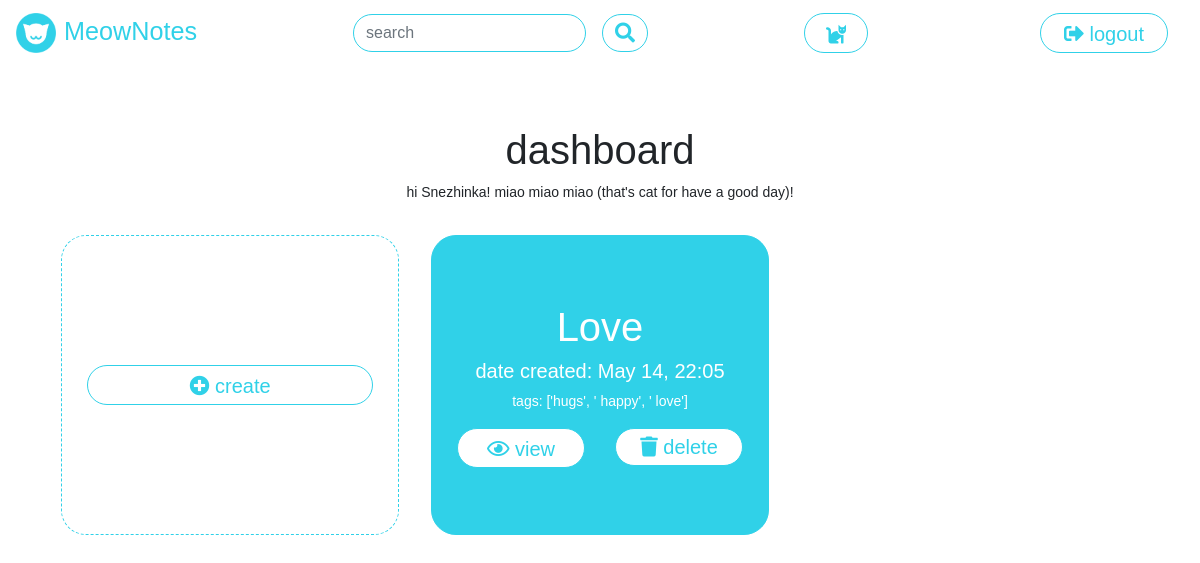
The page /dashboard (signed in) on the database as committed earlier.
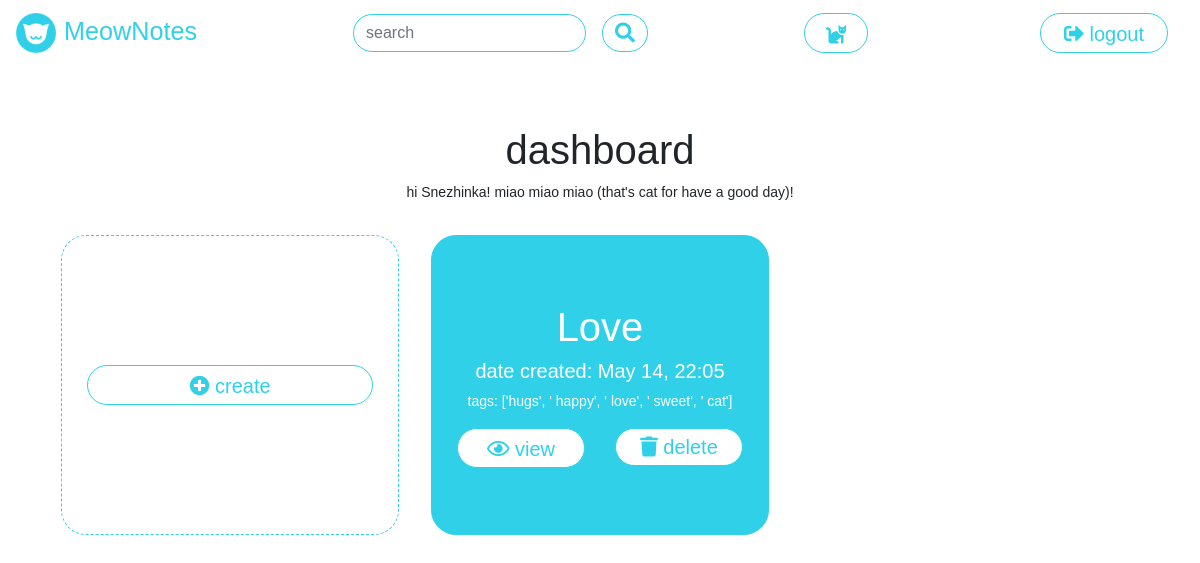
The same page on the database as committed later.
### tables this page shows
CREATE TABLE "notes" (
 "id" INTEGER UNIQUE,
 "uid" INTEGER NOT NULL,
 "date_created" TEXT NOT NULL,
 "title" TEXT NOT NULL,
 "tags" TEXT,
 "content" BLOB NOT NULL,
 PRIMARY KEY("id")
);

### meownotes/pawprint.py (the view)
@bp.route("/dashboard")
def dashboard():
    if g.uid:
        session_user = g.username
        uid = g.uid
        db_user_results = get_notes_by_user(uid)
        note_data = process_note_results(db_user_results)
        msg = create_welcome_message(session_user)
        return render_template("dashboard.html", msg=msg, menu_item="logout", data=note_data)
    return redirect("/")

### meownotes/dbquery.py (called while the page is built)
def get_db():
    print(current_app.config["DATABASE"])
    if "db" not in g:
        g.db = sqlite3.connect(
            current_app.config["DATABASE"],
            detect_types=sqlite3.PARSE_DECLTYPES
        )
        g.db.row_factory = sqlite3.Row
    return g.db

def execute_select(query):
    db = get_db()
    result = db.execute(query).fetchall()
    if DEBUG:
        print(result)
    return result

def get_user_by_name(username):
    query_input_items = [{"val": username, "cols": ["username"], "type": "exact", "condition": True}]
    query = prepare_query("GET_CONDITIONAL", "users", query_input_items)
    results = execute_select(query)
    return results

def get_id_by_user(username):
    db_res = get_user_by_name(username)
    db_user = parse_user(db_res[0])
    uid = db_user["uid"]
    return uid

def get_notes_by_user(uid):
    query_input_items = [{"val": uid, "cols": ["uid"], "type": "exact", "condition": True}]
    query = prepare_query("GET_CONDITIONAL", "notes", query_input_items)
    results = execute_select(query)
    return results

def parse_user(db_result):
    result = {
        "uid": db_result[0],
        "username": db_result[1],
        "password": db_result[2]
    }
    return result

def parse_note(db_note):
    real_date = dateutil.parser.parse(db_note[2])
    result = {
        "note_id": db_note[0],
        "uid": db_note[1],
        "date_created": db_note[2],
        "ui_date": real_date.strftime('%b %d, %H:%m'),
        "title": db_note[3],
        "tags": db_note[4].split(","),
        "content": db_note[5],
    }
    return result

def process_note_results(db_notes):
    parsed_notes = []
    for db_note in db_notes:
        parsed_notes.append(parse_note(db_note))
    parsed_notes.sort(key=operator.itemgetter('date_created'))
    return parsed_notes

### meownotes/pawprint.py (called while the page is built)
@bp.before_app_request
def check_user_logged_in():
    if session.get("username") is not None:
        g.username = session.get("username")
        g.uid = get_id_by_user(session.get("username"))
    else:
        g.uid = None

### meownotes/utils.py (called while the page is built)
def format_value_for_db(value, cols, paramtype):
    if type(value) == int or "id" in cols:
        result = str(value)
    elif paramtype == "contains":
        result = "'%" + value + "%'"
    else:
        result = "'" + value + "'"
    return result

### meownotes/templates/dashboard.html (shortened to what this page needs)
<!DOCTYPE html>
<html lang="en" dir="ltr">
{% extends "meownotes.html" %}
  {% block head %}
  {{ super() }}
  {% endblock %}
  {% block content %}
  <div class="content main">
    <div class="row">
      <div class="col my-auto text-center">
        <div class="my-auto">
          <h1>dashboard</h1>
          {{msg}}
        </div>
      </div>
    </div>
    <div class="row dash-notes-row align-items-center">
      <div class="col-4 text-center dash-notes-col my-auto">
        <div class="dashboard-note-prompt card">
          <div class="card-contents my-auto">
            <div class="row">
              <div class="col">
                <div class="meownotes-button meownotes-link my-auto meownotes-go-accent">
                  <span class="align-middle">
                    <a href="{{ url_for('pawprint.create') }}">
                      <i class="fas fa-plus-circle"></i> create
                    </a>
                  </span>
                </div>
              </div>
            </div>
          </div>
        </div>
      </div>
      {% for note in data %}
      <div class="col-4 text-center dash-notes-col my-auto">
        <div class="dashboard-note card">
          <div class="card-contents my-auto">
            <div class="row">
              <div class="col">
                <h1>{{ note['title'] }}</h1>
              </div>
            </div>
            <div class="row">
              <div class="col">
                <h5>date created: {{ note['ui_date'] }}</h5>
              </div>
            </div>
            <div class="row">
              <div class="col">
                <p>tags: {{ note['tags'] }}</p>
              </div>
            </div>
            <div class="row">
              <div class="col-6">
                <div class="meownotes-button meownotes-link my-auto meownotes-go-accent">
                  <span class="align-middle">
                    <a href="{{ url_for('pawprint.view', id=note['note_id']) }}"><i class="far fa-eye"></i> view</a>
                  </span>
                </div>
              </div>
              <div class="col-6">
                <form method="POST" action="{{ url_for('pawprint.delete') }}">
                  <button class="meownotes-button meownotes-link btn btn-med btn-primary btn-block meownotes-bg-warning"
                    type="submit"><i class="fas fa-trash"></i> delete</button>
                </form>
              </div>
            </div>
          </div>
        </div>
      </div>
      {% endfor %}
    </div>
  </div>
  {% endblock %}

### meownotes/templates/meownotes.html (shortened to what this page needs)
<!DOCTYPE html>
<html lang="en" dir="ltr">
<head>
    {% block head %}
    <link rel="stylesheet" href="{{ url_for('static', filename='css/fonts.css') }}">
    <link rel="stylesheet" href="{{ url_for('static', filename='css/bootstrap-4.3.1/bootstrap.min.css') }}">
    <link rel="stylesheet" href="{{ url_for('static', filename='css/main.css') }}">
    <link rel="stylesheet" href="https://use.fontawesome.com/releases/v5.8.1/css/all.css"
>
    {% endblock %}
</head>
<body>
    <nav class="navbar navbar-dark bg-dark">
        <a class="navbar-brand app-title" href="{{ url_for('pawprint.dashboard') }}"><img
                src="{{ url_for('static', filename='img/logo.png') }}"
                style="max-width:40px;margin-right:0.5rem;">MeowNotes</a>
        {% if menu_item == 'logout' %}
        <form method="POST" action="{{ url_for('pawprint.search') }}">
            <div class="input-group">
                <input type="text" id="search" name="search" class="form-control mr-1 meownotes-input"
                    placeholder="search" required="">
                <span class="input-group-btn">
                    <button class="meownotes-button btn btn-med btn-primary btn-block" type="submit" data-toggle="tooltip" title="search for a note"><i class="fas fa-search"></i>
                    </button>
                </span>
            </div>
        </form>
        {% endif %}
        <div class="meownotes-button meownotes-link"
            style="width:4rem;line-height:1.2;margin-left:1rem;margin-right:1rem;">
            <span class="align-middle">
                <a href="{{ url_for('pawprint.cat') }}" data-toggle="tooltip" title="view a cat!"><i class="fas fa-cat"></i></a>
            </span>
        </div>
        <div class="meownotes-button meownotes-link"
            style="width:8rem;line-height:1.2;margin-left:1rem;margin-right:1rem;">
            <span class="align-middle">
                {% if menu_item == 'logout' %}
                <a href="{{ url_for('pawprint.logout') }}"><i class="fas fa-sign-out-alt"></i> {{menu_item}}</a>
                {% else %}
                <a href="{{ url_for('pawprint.landing') }}"><i class="fas fa-sign-in-alt"></i> {{menu_item}}</a>
                {% endif %}
            </span>
        </div>
    </nav>
    {% block content %}
    {% endblock %}
</body>
</html>

### meownotes/static/css/main.css (style rules this page uses)
body { font-family: "Montserrat", sans-serif; font-size: 14px; }
a { text-decoration: none !important; }
h1 { font-weight: 500; }
:root { --meownotes-blue: #30D1E8; --meownotes-light: #FFFFFF; --meownotes-yellow: #FFB20F; --meownotes-red: #EA526F; }
.mr-1 { margin-right: 1rem !important; }
.navbar.navbar-dark.bg-dark, .navbar .navbar-brand { background-color: var(--meownotes-light) !important; color: var(--meownotes-blue) !important; }
.app-title { font-weight: 300; font-size: 180%; }
.meownotes-input { border-radius: 25px !important; border: 1px solid var(--meownotes-blue); line-height: 1.2; }
.meownotes-button { line-height: 1.2; font-size: 1.25rem; text-align: center; padding: .375rem .75rem; border-radius: 25px !important; background-color: var(--meownotes-light); color: var(--meownotes-blue); border: 1px solid var(--meownotes-blue); }
.meownotes-link { padding: .375rem .75rem; width: 100%; margin: auto; display: inline-table; }
.meownotes-link>span, .meownotes-link>span>a { color: var(--meownotes-blue); }
.main { padding: 60px; height: calc(100vh - 56px); }
.dash-notes-row { height: 100%; }
.dash-notes-col { padding: 1rem; margin-top: 1rem !important; }
.dash-notes-col { height: 325px; }
.dashboard-note-prompt, .dashboard-note { height: 300px; border-radius: 25px; padding-left: 25px; padding-right: 25px; }
.dashboard-note-prompt { background-color: #ffffff; border: 1px dashed #30D1E8; color: #30D1E8; }
.dashboard-note { background-color: #30D1E8; border: 1px solid #30D1E8; color: #ffffff; }

Rows that differ between the two databases and show on the page:
changed notes "Love": tags "['hugs', ' happy', ' love']" → "['hugs', ' happy', ' love', ' sweet', ' cat']"
